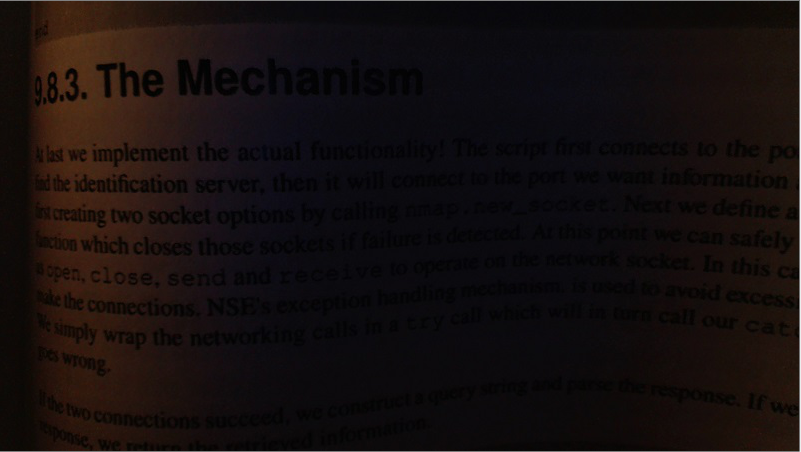
#> input picture Tests/test2.PNG, 801 x 452 px, found by its file name
$ python binarize.py
#> lines starting #> are read from the running program, lines starting #| are printed output that depends on the picture; after the words box and inside, x2 and y2 are one past the last pixel; in counts of white or black regions, pixels touching at a corner belong together
import cv2
import numpy as np
from matplotlib import pyplot as plt
#color_img = cv2.imread('C:/Users/Administrator/Desktop/imageProcess/test.jpeg',1)

color_img = cv2.imread('C:/Users/Administrator/Desktop/imageProcess/test2.png',1)
#> color_img is the input picture: shape (452, 801, 3); mean B, G, R 14.3, 14.5, 21.2

gray_img = cv2.cvtColor(color_img, cv2.COLOR_BGR2GRAY)
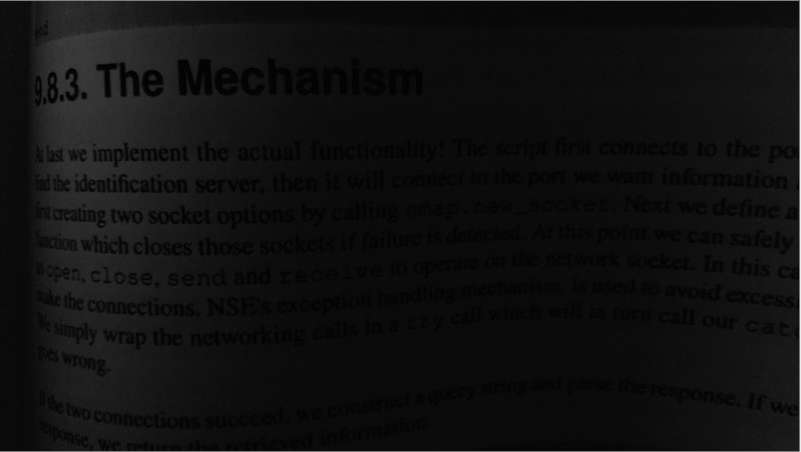
#> gray_img: shape (452, 801); min 0, max 238, mean 16.5

img=gray_img
# [6 lines of commented-out code are left out]

thresh1=cv2.adaptiveThreshold(img,255,cv2.ADAPTIVE_THRESH_GAUSSIAN_C,cv2.THRESH_BINARY,9,5)
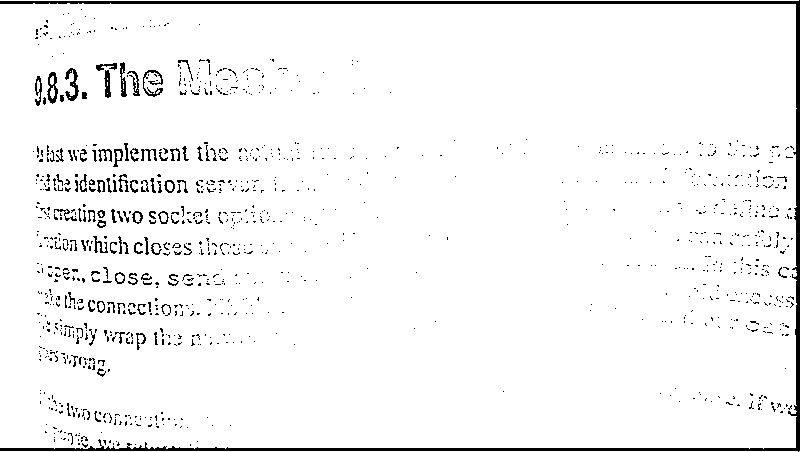
#> thresh1: shape (452, 801); 95.9% white; 1119 black regions (1025 under 20 px), largest, box (x1, y1, x2, y2) and area: (0, 0, 800, 452) 6670, (65, 68, 79, 101) 201, (143, 70, 163, 97) 183

#ret,thresh1 = cv2.threshold(img,180,255,cv2.THRESH_BINARY)
ret,thresh2 = cv2.threshold(img,220,255,cv2.THRESH_BINARY)
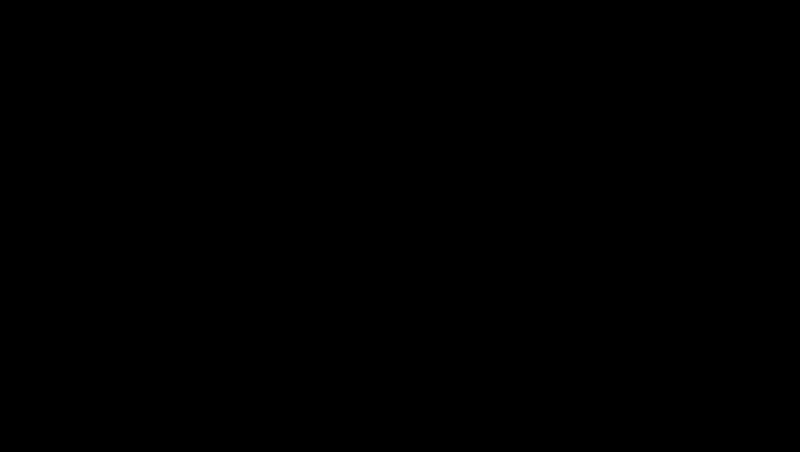
#> thresh2: shape (452, 801); 0.12% white in thin lines or dots, all inside (x1, y1, x2, y2) = (800, 0, 801, 452)
# ret,thresh3 = cv2.threshold(img,127,255,cv2.THRESH_TRUNC)
# ret,thresh4 = cv2.threshold(img,127,255,cv2.THRESH_TOZERO)
# ret,thresh5 = cv2.threshold(img,127,255,cv2.THRESH_TOZERO_INV)
titles = ['Original Image','BINARY','BINARY_INV','TRUNC','TOZERO','TOZERO_INV']
images = [img, thresh1, thresh2]

# [5 lines of commented-out code are left out]

for i in range(len(images)):
    plt.subplot(2,3,i+1),plt.imshow(images[i],'gray')
    plt.title(titles[i])
    plt.xticks([]),plt.yticks([])
#> this loop made 3 passes
plt.show()
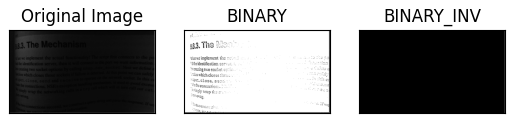
#> figure drawn by matplotlib, 3 panels
